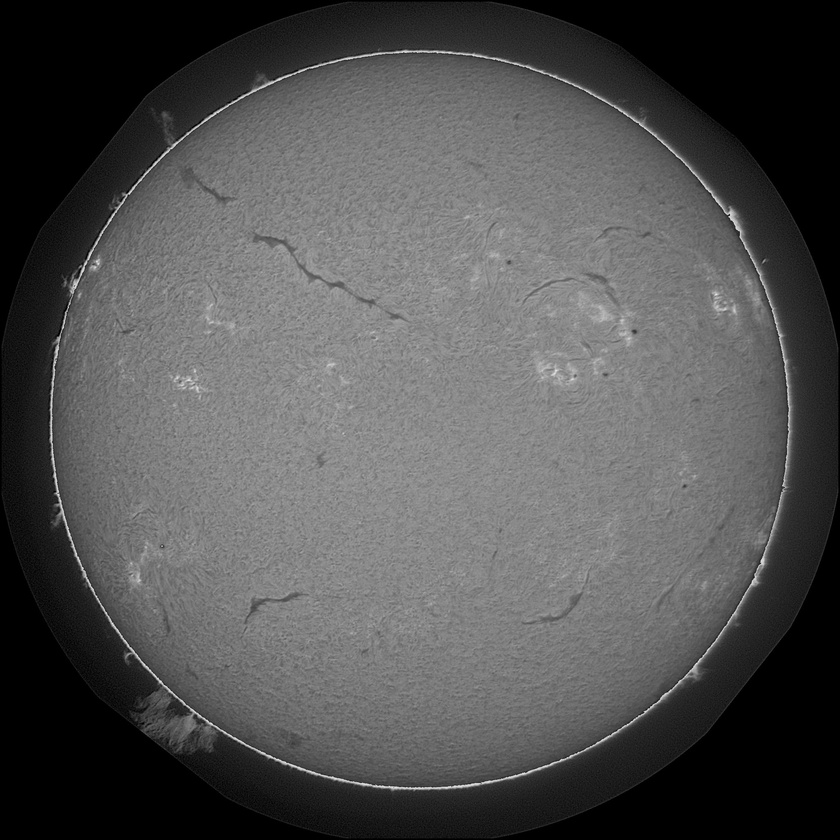
#> input picture Images/MAGFiLO_1.0_Kaggle_2026/test/test_images/20111114063134Lh.jpeg, 840 x 840 px, shrunk from 2048 x 2048 before the run
$ python main.py
#> lines starting #> are read from the running program, lines starting #| are printed output that depends on the picture
from pathlib import Path
import cv2 as cv # type: ignore
import matplotlib.pyplot as plt # type: ignore

img_path = Path("Images/MAGFiLO_1.0_Kaggle_2026/test/test_images/20111114063134Lh.jpeg")


src = cv.imread(img_path, cv.IMREAD_GRAYSCALE)
#> src is the input picture: shape (840, 840); min 0, max 238, mean 81.2

# IMAGE PRE-PROCESSING TO LOWER NOISE
gaussian = cv.GaussianBlur(src, ksize=(3,3), sigmaX=3)

# SOMEHOW, THIS FILTER HELPED ENHANCE THE FILAMENTS BORDERS
# I ORIGINALLY TRIED USING IT TO LOWER THE HIGH INTENSITY VALUES
median_3 = cv.medianBlur(gaussian, ksize=3)
median_5 = cv.medianBlur(gaussian, ksize=5)

# PERFORMING BLACK-HAT OPERATION TO ENHANCE THE FILAMENTS
# IN THE IMAGE AND REMOVE THE WHITE SPACE
elipse = cv.getStructuringElement(cv.MORPH_ELLIPSE, (21,21))

# I MADE TWO VERSIONS TO COMPARE THE MEDIAN BLUR
bhat_3 = cv.morphologyEx(median_3, cv.MORPH_BLACKHAT, elipse)
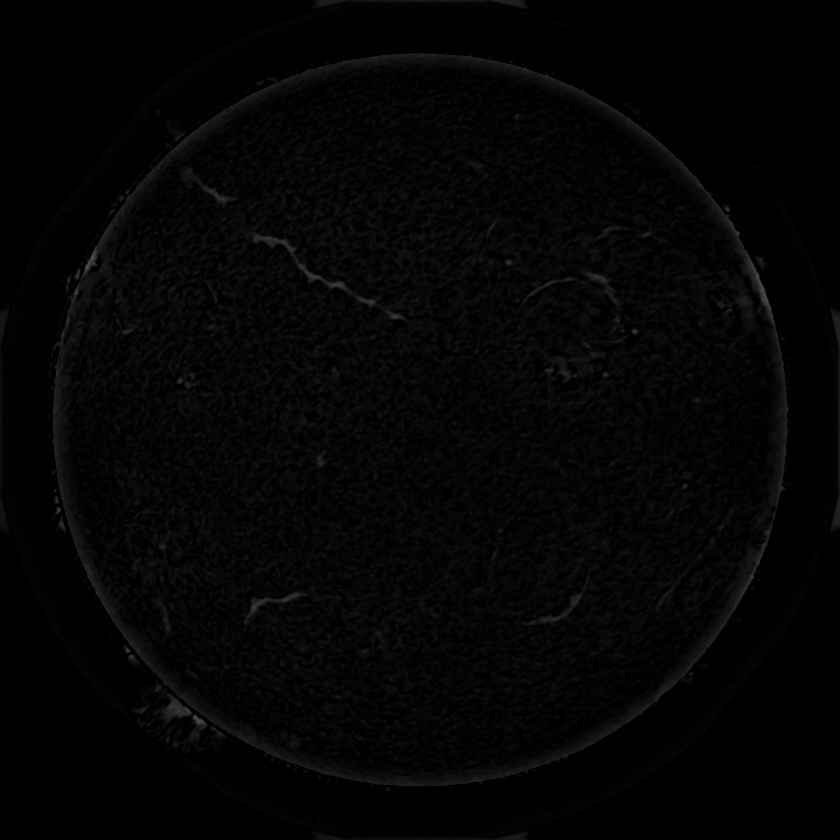
#> bhat_3: shape (840, 840); min 0, max 84, mean 4.3
bhat_5 = cv.morphologyEx(median_5, cv.MORPH_BLACKHAT, elipse)


# BASIC IMAGE VIEWING
fig ,ax = plt.subplots(1,2, figsize=(12,12))

ax[0].imshow(bhat_3, cmap='gray')
ax[1].imshow(bhat_5, cmap='gray')

for a in ax:
    a.axis('off')

plt.show()
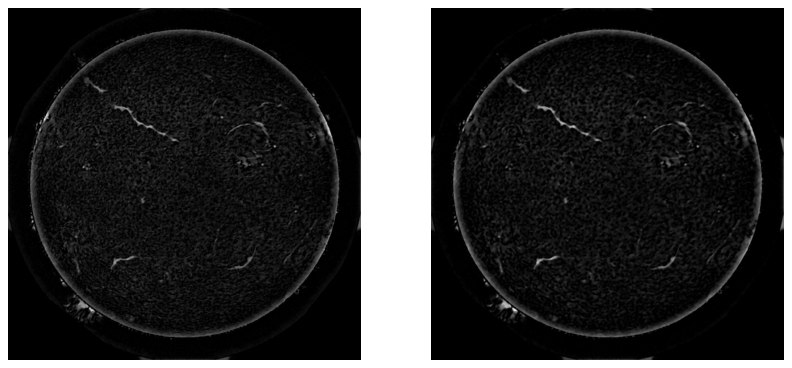
#> figure drawn by matplotlib, 2 panels
